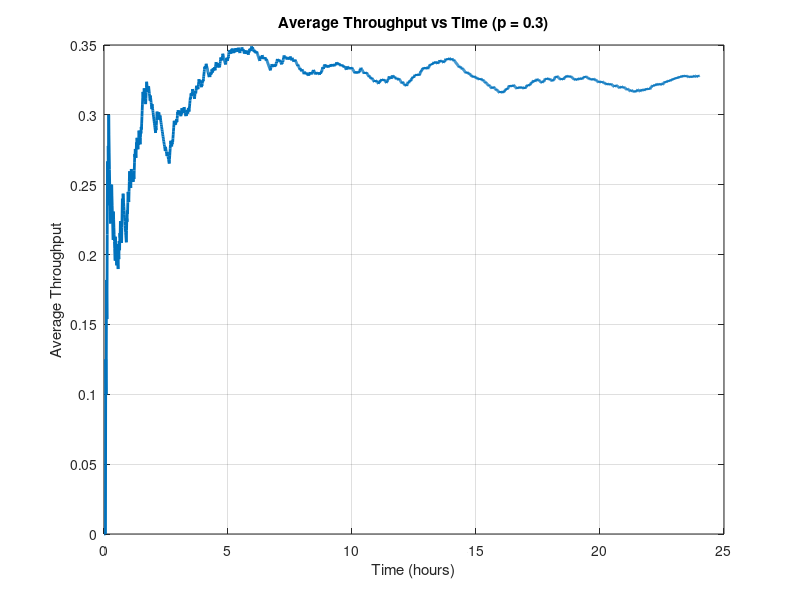
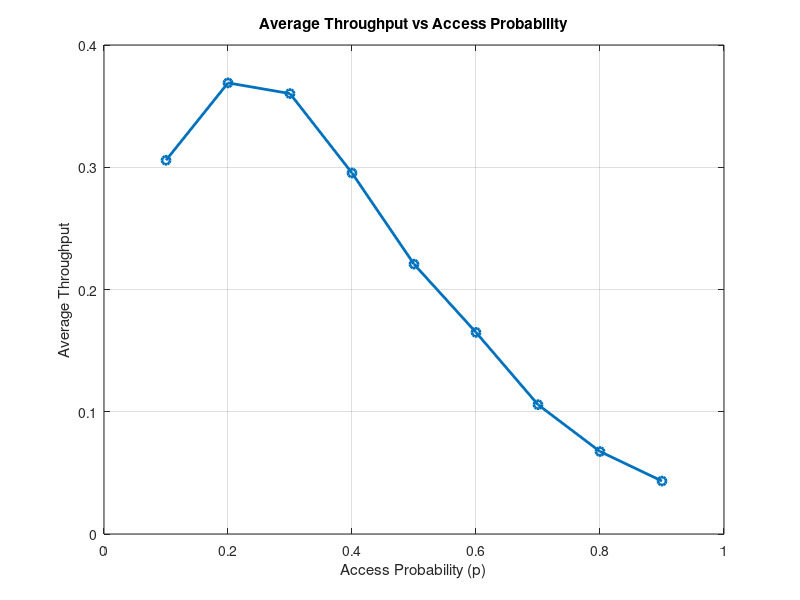

Reproduce these figures in MATLAB, in order.
% Slotted ALOHA Simulation

clear;
clc;

% --------------------------------------------------
% Simulation parameters

simulationTime = 24;          % Total simulation time (hours)
slotLength = 0.01;            % Length of one time slot (hours)

arrivalRate = 10;             % Users arriving per hour
meanArrival = 1 / arrivalRate;

meanStay = 0.5;               % Average connection time (hours)

% --------------------------------------------------
% Generate user arrivals

arrivalTimes = [];
currentTime = 0;

while currentTime < simulationTime

    % Generate the next inter-arrival time
    interArrival = -meanArrival * log(rand());

    currentTime = currentTime + interArrival;

    if currentTime < simulationTime
        arrivalTimes = [arrivalTimes currentTime];
    end

end

% --------------------------------------------------
% Generate user departure times

numUsers = length(arrivalTimes);

stayTimes = -meanStay * log(rand(1, numUsers));

departureTimes = arrivalTimes + stayTimes;

% --------------------------------------------------
% Part 1
% Throughput versus time when p = 0.3

p = 0.3;

timeVector = 0:slotLength:simulationTime;
throughput = zeros(size(timeVector));

for t = 1:length(timeVector)

    currentSlot = timeVector(t);

    % Find users connected during this slot
    activeUsers = (arrivalTimes <= currentSlot) & ...
                  (departureTimes > currentSlot);

    numberOfUsers = sum(activeUsers);

    successfulTransmission = 0;

    if numberOfUsers > 0

        transmissions = rand(1, numberOfUsers) < p;

        if sum(transmissions) == 1
            successfulTransmission = 1;
        end

    end

    throughput(t) = successfulTransmission;

end

% Compute cumulative average throughput
averageThroughput = cumsum(throughput) ./ (1:length(throughput));

% --------------------------------------------------
% Plot average throughput versus time

figure;

plot(timeVector, averageThroughput, 'LineWidth',2);

title('Average Throughput vs Time (p = 0.3)');
xlabel('Time (hours)');
ylabel('Average Throughput');

grid on;

% --------------------------------------------------
% Part 2
% Throughput versus access probability

pValues = 0.1:0.1:0.9;

averageResults = zeros(size(pValues));

for k = 1:length(pValues)

    p = pValues(k);

    throughput = zeros(size(timeVector));

    for t = 1:length(timeVector)

        currentSlot = timeVector(t);

        activeUsers = (arrivalTimes <= currentSlot) & ...
                      (departureTimes > currentSlot);

        numberOfUsers = sum(activeUsers);

        successfulTransmission = 0;

        if numberOfUsers > 0

            transmissions = rand(1, numberOfUsers) < p;

            if sum(transmissions) == 1
                successfulTransmission = 1;
            end

        end

        throughput(t) = successfulTransmission;

    end

    averageResults(k) = mean(throughput);

end

% --------------------------------------------------
% Plot average throughput versus p

figure;

plot(pValues, averageResults,'-o','LineWidth',2);

title('Average Throughput vs Access Probability');
xlabel('Access Probability (p)');
ylabel('Average Throughput');

grid on;

% --------------------------------------------------
% Display results

disp('Average Throughput for each value of p');

for k = 1:length(pValues)

    fprintf('p = %.1f   Average Throughput = %.4f\n', ...
        pValues(k), averageResults(k));

end
